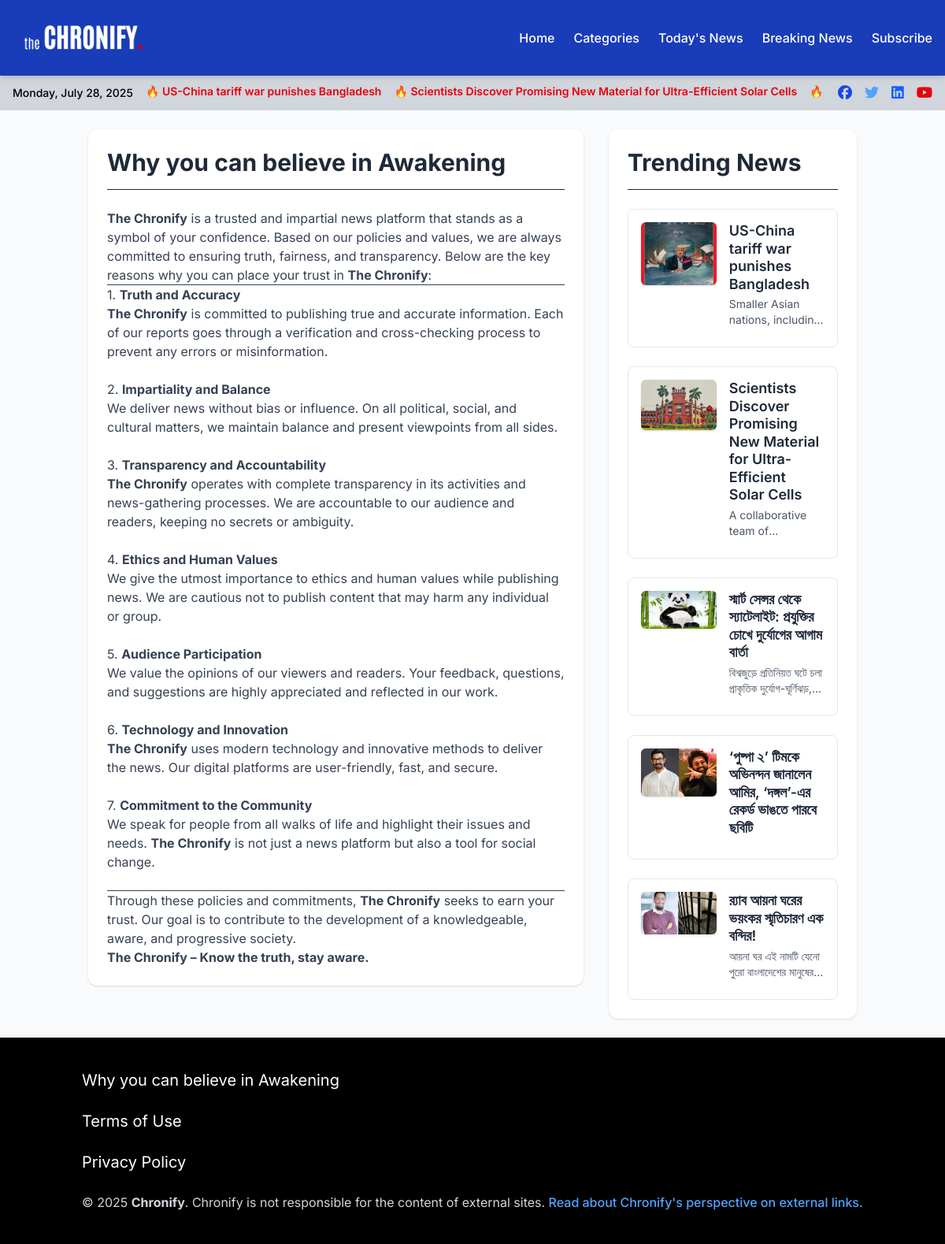
The app's page /policy/institutional/ with its own data.
### home/models.py (models this page shows, shortened)
class News(models.Model):
    section = models.ForeignKey(NavbarItem, on_delete=models.CASCADE, blank=True, null=True)
    category = models.ManyToManyField(Category, blank=True)
    top_sub_title = models.CharField(max_length=500, blank=True, null=True)
    title = models.CharField(max_length=500, blank=True, null=True)
    sub_title = models.CharField(max_length=500, blank=True, null=True)
    sub_content = models.TextField(max_length=1000, blank=True, null=True)
    news_content = RichTextField(blank=True, null=True, config_name='custom_config')
    heading_image = models.ImageField(
        upload_to="news/",
        blank=True,
        null=True,
        validators=[validate_image]
    )
    heading_image_title = models.CharField(max_length=500, blank=True, null=True)
    main_image = models.ImageField(
        upload_to="news/",
        blank=True,
        null=True,
        validators=[validate_image]
    )
    main_image_title = models.CharField(max_length=500, blank=True, null=True)
    created_at = models.DateTimeField(auto_now_add=True)
    updated_at = models.DateTimeField(auto_now=True)
    created_by = models.ForeignKey(settings.AUTH_USER_MODEL, on_delete= models.SET_NULL, related_name="+", null=True, blank=True)
    updated_by = models.ForeignKey(settings.AUTH_USER_MODEL, on_delete= models.SET_NULL, related_name="+", null=True, blank=True)
    class Meta:
        verbose_name_plural = "News"
        ordering = ['-created_at']

class Default_pages(models.Model):
    title = models.CharField(max_length=100, blank=True, null=True)
    news_content = RichTextField(blank=True, null=True, config_name='custom_config')
    link = models.CharField(max_length=250, blank=True, null=True)
    class Meta:
        verbose_name_plural = "Default_pages"

### home/views.py (the view)
# urls.py: path('policy/<str:link>/',views.policy_detail,name='policy_detail'),
def policy_detail(request,link):
    policy=get_object_or_404(Default_pages,link=link)
    return render(request, 'pages/footer_template.html',context={ 'data':policy, })

### home/context_processors.py (called while the page is built)
def default(request):
    site_info = SiteInfo.objects.first()
    navbar_item = NavbarItem.objects.filter(is_active=True).order_by('position')
    default_pages = Default_pages.objects.all()
    current_date = datetime.now()
    bangla_date = f"{convert_to_bangla_number(current_date.day)}"
    return {
        'site_info': site_info,
        'navbar_item': navbar_item,
        'default_pages': default_pages,
        'bangla_date':bangla_date,
        'current_date': current_date,
    }

def top_headline_context(request):
    top_heading = News.objects.filter(category__name='Breaking News').order_by('-created_at')[:5]
    return {'top_heading': top_heading}

### home/templatetags/bangla_filters.py (called while the page is built)
def convert_to_bangla_number(number):
    bangla_digits = {
        '0': '০', '1': '১', '2': '২', '3': '৩', '4': '৪',
        '5': '৫', '6': '৬', '7': '৭', '8': '৮', '9': '৯'
    }
    return ''.join(bangla_digits.get(char, char) for char in str(number))

### templates/pages/footer_template.html
{% extends "base.html" %}
{% load custom_filters %}
{% load bangla_filters %}
{% load static %}
{% block content %}
<div class="container mx-auto p-4 md:p-6 lg:p-8">
    <div class="flex flex-col lg:flex-row gap-8 items-start">
        <main class="w-full lg:w-2/3 bg-white rounded-xl shadow p-6 md:p-8">
            <h2 class="text-3xl font-bold text-gray-800 mb-6 border-b pb-4">{{ data.title }}</h2>
            <div class="prose max-w-none text-gray-700">
                {{ data.news_content|safe }}
            </div>
        </main>
        <aside class="w-full lg:w-1/3 bg-white rounded-xl shadow p-6 md:p-8">
            <h2 class="text-3xl font-bold text-gray-800 mb-6 border-b pb-4">Trending News</h2>
            <div class="space-y-6">
                {% for item in top_heading %}
                <div class="flex flex-col sm:flex-row items-start sm:items-center space-y-3 sm:space-y-0 sm:space-x-4 p-4 border border-gray-200 rounded-lg hover:bg-gray-50 transition duration-200 ease-in-out">
                    <img src="{{ item.heading_image.url}}" alt="News Thumbnail" class="w-24 h-24 rounded-md object-cover flex-shrink-0 shadow-sm">
                    <div class="flex-grow">
                        <h3 class="text-lg font-semibold text-gray-800 leading-tight mb-1">
                            <a href="{% url 'news_details' item.pk %}" class="hover:underline">{{ item.title }}</a>
                        </h3>
                        <p class="text-sm text-gray-600 mb-2 line-clamp-2">
                            {{item.sub_content}}
                        </p>
                    </div>
                </div>
                {% endfor%}
            </div>
        </aside>
    </div>
</div>
{% endblock content %}

### templates/header.html (shortened to what this page needs)
{% load static %}
<nav class="bg-blue-800 shadow-md sticky py-2 top-0 z-50">
    <div class="max-w-7xl mx-auto px-4 py-4 flex justify-between items-center">
        <div>
        <a href="{% url 'home' %}" class="">
           <img src="/media/logo/logo.png" alt="Chronify Logo"
                     class="h-12 w-auto object-contain" />
        </a>
        </div>
        <div class="hidden md:flex space-x-6 text-white font-medium">
            <a href="{% url 'home' %}" class="hover:text-blue-200 transition-colors duration-300 hover:underline underline-offset-4">Home</a>
             <a href="{% url 'news_by_cat' %}" class="hover:text-blue-200 transition-colors duration-300 hover:underline underline-offset-4">Categories</a>
            <a href="{% url 'today_news' %}" class="hover:text-blue-200 transition-colors duration-300 hover:underline underline-offset-4">Today's News</a>
            <a href="{% url 'breaking_news' %}" class="hover:text-blue-200 transition-colors duration-300 hover:underline underline-offset-4">Breaking News</a>
            <a href="{% url 'subscribe_form' %}" class="hover:text-blue-200 transition-colors duration-300 hover:underline underline-offset-4">Subscribe</a>
        </div>
    </div>
</nav>
<div class="bg-gray-300 py-2 text-sm">
  <div class="max-w-7xl mx-auto px-4">
    <div class="flex flex-col md:flex-row items-center justify-between gap-4">
      <div class="flex flex-1 items-center gap-4 overflow-hidden">
        <div id="datetime" class="text-black font-medium whitespace-nowrap shrink-0"></div>
        <div class="relative flex-1 h-6 overflow-hidden">
          <div
            id="top-news"
            class="flex gap-10 text-red-600 font-semibold whitespace-nowrap animate-marquee hover:[animation-play-state:paused]"
          >
            <div class="flex gap-10">
              {% for heading in top_heading %}
              <div class="mr-4">
                🔥 <a href="{% url 'news_details' heading.pk %}" class="hover:underline">{{ heading.title }}</a>
              </div>
              {% endfor %}
            </div>
          </div>
        </div>
      </div>
      <div class="flex items-center justify-end sm:justify-center gap-4 shrink-0 w-full md:w-auto">
        <a href="https://www.facebook.com/thechronify" target="_blank" class="text-blue-700 text-lg hover:text-blue-800 transition"><i class="fab fa-facebook"></i></a>
        <a href="#" class="text-blue-400 text-lg hover:text-blue-500 transition"><i class="fab fa-twitter"></i></a>
        <a href="#" class="text-blue-600 text-lg hover:text-blue-700 transition"><i class="fab fa-linkedin"></i></a>
        <a href="#" class="text-red-600 text-lg hover:text-red-700 transition"><i class="fab fa-youtube"></i></a>
      </div>
    </div>
  </div>
</div>

### templates/base.html (style rules this page uses)
body { font-family: 'Inter', sans-serif; }
.animate-marquee { animation: marquee 20s linear infinite; }

### records on screen
News: title "US-China tariff war punishes Bangladesh", heading_image (picture), sub_content "Smaller Asian nations,…"
News: title "Scientists Discover Promising New Material for Ultra-Efficient Solar Cells", heading_image (picture), sub_content "A collaborative team…"
News: heading_image (picture), title "স্মার্ট সেন্সর থেকে স্যাটেলাইট: প্রযুক্তির চোখে দুর্যোগের আগাম বার্তা", sub_content "বিশ্বজুড়ে প্রতিনিয়ত ঘটে চলা প্রাকৃতিক…"
Default_pages: title "Why you can believe in Awakening", news_content "The Chronify is a trusted and impartial news platform that stands as a symbol of your confidence. Based on our policies and values, we are always committed to ensuring truth, fairness, and transparency. Below are the key reasons why you can place your trust in The Chronify : 1. Truth and Accuracy The Chronify is committed to publishing true and accurate information. Each of our reports goes through a verification and cross-checking process to prevent any errors or misinformation. 2. Impartiality and Balance We deliver news without bias or influence. On all political, social, and cultural matters, we maintain balance and present viewpoints from all sides. 3. Transparency and Accountability…"
News: heading_image (picture), title "‘পুষ্পা ২’ টিমকে অভিনন্দন জানালেন আমির, ‘দঙ্গল’-এর রেকর্ড ভাঙতে পারবে ছবিটি"
News: heading_image (picture), title "র‍্যাব আয়না ঘরের ভয়ংকর স্মৃতিচারণ এক বন্দির!", sub_content "আয়না ঘর এই নামটি যেনো পুরো বাংলাদেশের…"
